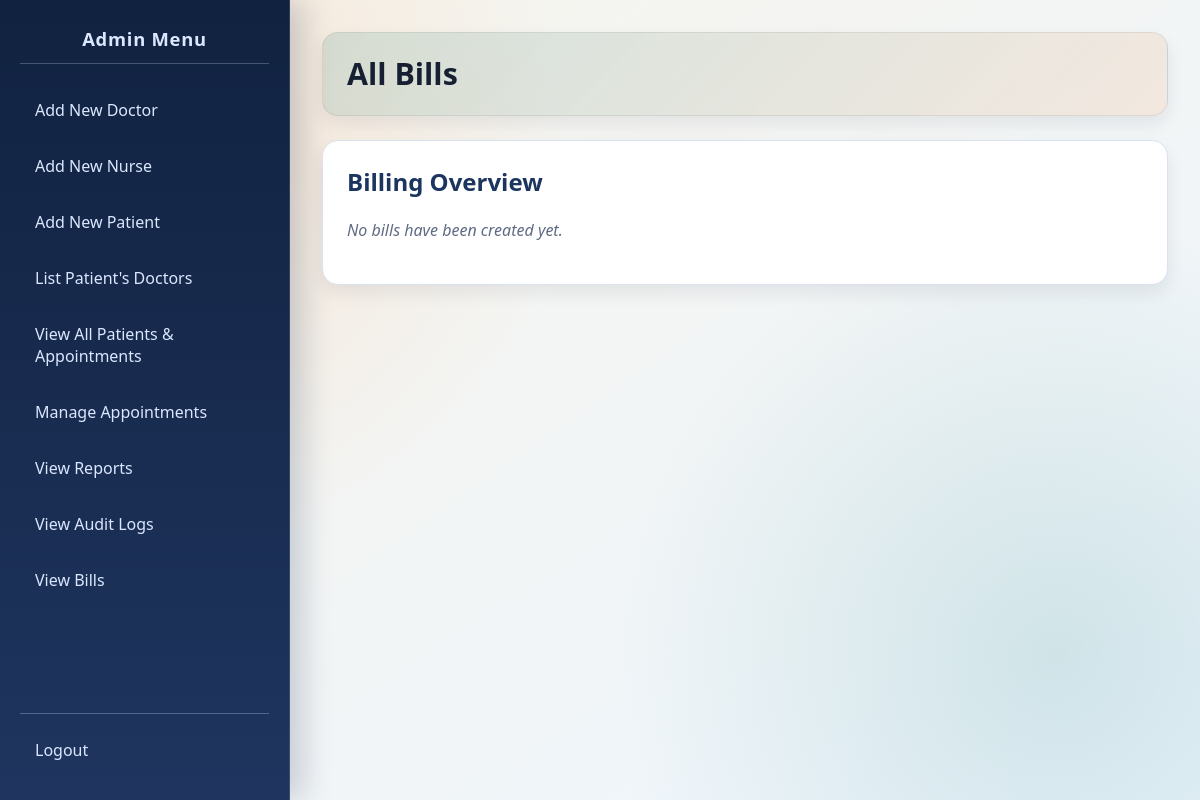
The app's page /admin/view_bills.php (signed in), older data.
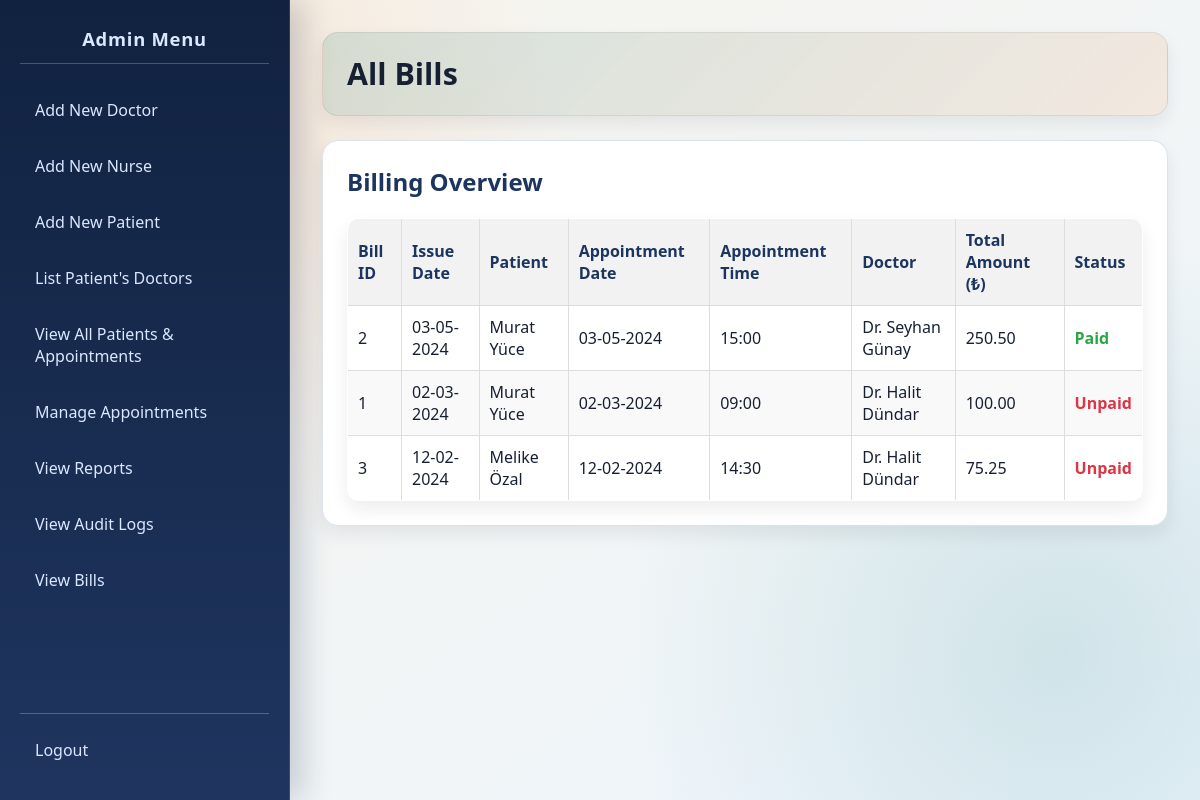
The same page, newer data.
### tables this page shows
CREATE TABLE `Bill` (
  `Bill_ID` int(11) NOT NULL,
  `Patient_ID` bigint(20) NOT NULL,
  `Appointment_ID` int(11) NOT NULL,
  `Total_Amount` decimal(10,2) NOT NULL,
  `Issue_Date` date NOT NULL,
  `Status` enum('Paid','Unpaid') NOT NULL DEFAULT 'Unpaid'
);

CREATE TABLE `Patient` (
  `Patient_ID` bigint(20) NOT NULL,
  `Patient_First_Name` varchar(100) NOT NULL,
  `Patient_Last_Name` varchar(100) NOT NULL,
  `Patient_Gender` varchar(10) DEFAULT NULL,
  `Patient_DOB` date DEFAULT NULL,
  `Patient_Blood_Type` varchar(5) DEFAULT NULL,
  `Patient_Phone` varchar(20) DEFAULT NULL,
  `Patient_Address` text DEFAULT NULL,
  `Patient_Password` varchar(255) NOT NULL
);

CREATE TABLE `Appointment` (
  `Appointment_ID` int(11) NOT NULL,
  `Patient_ID` bigint(20) NOT NULL,
  `Doctor_ID` int(11) NOT NULL,
  `Nurse_ID` int(11) DEFAULT NULL,
  `Appointment_Date` date NOT NULL,
  `Appointment_Time` time NOT NULL,
  `Follow_Up_Appointment_ID` int(11) DEFAULT NULL,
  `Status` varchar(50) DEFAULT 'Scheduled'
);

CREATE TABLE `Doctor` (
  `Doctor_ID` int(11) NOT NULL,
  `Doctor_First_Name` varchar(100) NOT NULL,
  `Doctor_Last_Name` varchar(100) NOT NULL,
  `Doctor_Gender` varchar(10) DEFAULT NULL,
  `Doctor_Email` varchar(255) NOT NULL,
  `Doctor_Phone` varchar(20) DEFAULT NULL,
  `Clinic_ID` int(11) DEFAULT NULL,
  `Doctor_Password` varchar(255) NOT NULL,
  `Admin_ID` int(11) DEFAULT NULL
);

### admin/view_bills.php (the view, shortened to what this page needs)
<?php
require_once '../includes/db_connect.php';
$bills = [];
$fetch_error = null;
$sql = "SELECT
            b.`Bill_ID`,
            b.`Total_Amount`,
            b.`Issue_Date`,
            b.`Status` AS `Bill_Status`,
            p.`Patient_First_Name`,
            p.`Patient_Last_Name`,
            a.`Appointment_Date`,
            a.`Appointment_Time`,
            d.`Doctor_First_Name`,
            d.`Doctor_Last_Name`
        FROM `Bill` b
        JOIN `Appointment` a ON b.`Appointment_ID` = a.`Appointment_ID`
        JOIN `Patient` p ON b.`Patient_ID` = p.`Patient_ID`
        JOIN `Doctor` d ON a.`Doctor_ID` = d.`Doctor_ID`
        ORDER BY b.`Issue_Date` DESC, b.`Bill_ID` DESC";
$stmt = $conn->prepare($sql);
if ($stmt) {
    $stmt->execute();
    $result = $stmt->get_result();
    while ($row = $result->fetch_assoc()) {
        $bills[] = $row;
    }
} else {
    $fetch_error = "Error fetching bills: " . $conn->error;
}
?>
<!DOCTYPE html>
<html lang="en">
<head>
    <link rel="stylesheet" href="../css/style.css">
</head>
<body>
    <div class="sidebar">
        <h2>Admin Menu</h2>
        <ul>
            <li><a href="add_doctor.php">Add New Doctor</a></li>
            <li><a href="add_nurse.php">Add New Nurse</a></li>
            <li><a href="add_patient.php">Add New Patient</a></li>
            <li><a href="find_patient_doctors.php">List Patient's Doctors</a></li>
            <li><a href="view_all_patients_appointments.php">View All Patients & Appointments</a></li>
            <li><a href="manage_appointments.php">Manage Appointments</a></li>
            <li><a href="reports.php">View Reports</a></li>
            <li><a href="audit_logs.php">View Audit Logs</a></li>
            <li><a href="view_bills.php">View Bills</a></li>
        </ul>
        <div class="logout-link">
            <a href="../logout.php">Logout</a>
        </div>
    </div>
    <div class="main-content">
        <div class="header">
            <h1>All Bills</h1>
        </div>
        <div class="content-section">
            <h2>Billing Overview</h2>
            <?php if ($fetch_error): ?>
                <p style="color: red;"><?php echo htmlspecialchars($fetch_error); ?></p>
            <?php elseif (empty($bills)): ?>
                <p class="no-bills">No bills have been created yet.</p>
            <?php else: ?>
                <table class="bills-table">
                    <thead>
                        <tr>
                            <th>Bill ID</th>
                            <th>Issue Date</th>
                            <th>Patient</th>
                            <th>Appointment Date</th>
                            <th>Appointment Time</th>
                            <th>Doctor</th>
                            <th>Total Amount (₺)</th>
                            <th>Status</th>
                        </tr>
                    </thead>
                    <tbody>
                        <?php foreach ($bills as $bill): ?>
                            <?php
                                $status = $bill['Bill_Status'] ?? 'Unpaid';
                                $status_class = 'status-' . strtolower($status);
                            ?>
                            <tr>
                                <td><?php echo htmlspecialchars($bill['Bill_ID']); ?></td>
                                <td><?php echo htmlspecialchars(date("d-m-Y", strtotime($bill['Issue_Date']))); ?></td>
                                <td><?php echo htmlspecialchars($bill['Patient_First_Name'] . ' ' . $bill['Patient_Last_Name']); ?></td>
                                <td><?php echo htmlspecialchars(date("d-m-Y", strtotime($bill['Appointment_Date']))); ?></td>
                                <td><?php echo $bill['Appointment_Time'] ? htmlspecialchars(date("H:i", strtotime($bill['Appointment_Time']))) : 'N/A'; ?></td>
                                <td>Dr. <?php echo htmlspecialchars($bill['Doctor_First_Name'] . ' ' . $bill['Doctor_Last_Name']); ?></td>
                                <td><?php echo htmlspecialchars(number_format((float)$bill['Total_Amount'], 2)); ?></td>
                                <td><span class="<?php echo $status_class; ?>"><?php echo htmlspecialchars($status); ?></span></td>
                            </tr>
                        <?php endforeach; ?>
                    </tbody>
                </table>
            <?php endif; ?>
        </div>
    </div>
</body>
</html>

### css/style.css (style rules this page uses)
:root { --bg-start: #f7f4eb; --bg-end: #eef6ff; --panel: #ffffff; --ink: #172033; --muted: #5f6b83; --line: #dbe2ef; --accent: #0f766e; --accent-2: #f97316; --nav-start: #112240; --nav-end: #1f355f; --radius: 16px; --shadow-lg: 0 20px 40px rgba(17, 34, 64, 0.15); --shadow-sm: 0 8px 18px rgba(20, 30, 48, 0.08); }
* { box-sizing: border-box; }
body { font-family: "Trebuchet MS", "Segoe UI", sans-serif; margin: 0; min-height: 100vh; color: var(--ink); background: radial-gradient(circle at 12% 18%, rgba(249, 115, 22, 0.12), transparent 34%), radial-gradient(circle at 88% 82%, rgba(15, 118, 110, 0.14), transparent 36%), linear-gradient(145deg, var(--bg-start), var(--bg-end)); display: flex; }
.sidebar { width: 290px; color: #dbe7ff; padding: 26px 20px; display: flex; flex-direction: column; background: linear-gradient(180deg, var(--nav-start), var(--nav-end)); border-right: 1px solid rgba(255, 255, 255, 0.12); box-shadow: 12px 0 30px rgba(17, 34, 64, 0.2); }
.sidebar h2 { margin: 0 0 22px; text-align: center; font-size: 1.15rem; letter-spacing: 0.04em; padding-bottom: 12px; border-bottom: 1px solid rgba(219, 231, 255, 0.25); }
.sidebar ul { list-style: none; margin: 0; padding: 0; flex-grow: 1; }
.sidebar li { margin-bottom: 8px; }
.sidebar a { text-decoration: none; color: #dbe7ff; display: block; padding: 12px 14px; border-radius: 10px; border: 1px solid transparent; transition: transform 0.2s ease, background-color 0.2s ease, border-color 0.2s ease; }
.sidebar .logout-link { margin-top: auto; padding-top: 12px; border-top: 1px solid rgba(219, 231, 255, 0.28); }
.main-content { flex: 1; padding: 32px; overflow-y: auto; }
.main-content .header { padding: 22px 24px; margin-bottom: 24px; border-radius: var(--radius); background: linear-gradient(135deg, rgba(15, 118, 110, 0.14), rgba(249, 115, 22, 0.1)); border: 1px solid rgba(23, 32, 51, 0.08); box-shadow: var(--shadow-sm); }
.main-content .header h1 { margin: 0; font-size: 1.9rem; line-height: 1.25; }
.content-section { background: var(--panel); padding: 24px; border-radius: var(--radius); border: 1px solid var(--line); box-shadow: var(--shadow-sm); margin-bottom: 22px; }
.content-section h2 { margin-top: 0; color: #1c355f; }
a { color: var(--accent); }
table { width: 100%; border-collapse: collapse; background: #fff; border: 1px solid var(--line); border-radius: 12px; overflow: hidden; box-shadow: var(--shadow-sm); }
th, td { padding: 12px; border-bottom: 1px solid #edf1f7; text-align: left; vertical-align: top; }
th { background: #f3f7fd; color: #1c355f; font-weight: 700; }
.content-section p { color: var(--muted); line-height: 1.6; }

### admin/view_bills.php (style rules this page uses)
.bills-table { width: 100%; border-collapse: collapse; margin-top: 20px; }
.bills-table th, .bills-table td { border: 1px solid #ddd; padding: 10px; text-align: left; vertical-align: middle; }
.bills-table th { background-color: #f2f2f2; font-weight: bold; }
.bills-table tr:nth-child(even) { background-color: #f9f9f9; }
.status-paid { color: #28a745; font-weight: bold; }
.status-unpaid { color: #dc3545; font-weight: bold; }
.no-bills { color: #6c757d; font-style: italic; }

Row changes from the older to the newer data that the page shows:
added bill: Bill_ID "2", Issue_Date "03-05-2024", Patient_ID.Patient_Last_Name "Murat Yüce", Appointment_ID.Appointment_Date "03-05-2024", Appointment_ID.Appointment_Time "15:00", doctor.Doctor_First_Name+Doctor_Last_Name "Seyhan Günay", Total_Amount "250.50", Status "Paid"
added bill: Bill_ID "1", Issue_Date "02-03-2024", Patient_ID.Patient_Last_Name "Murat Yüce", Appointment_ID.Appointment_Date "02-03-2024", Appointment_ID.Appointment_Time "09:00", doctor.Doctor_First_Name+Doctor_Last_Name "Halit Dündar", Total_Amount "100.00", Status "Unpaid"
added bill: Bill_ID "3", Issue_Date "12-02-2024", Patient_ID.Patient_Last_Name "Melike Özal", Appointment_ID.Appointment_Date "12-02-2024", Appointment_ID.Appointment_Time "14:30", doctor.Doctor_First_Name+Doctor_Last_Name "Halit Dündar", Total_Amount "75.25", Status "Unpaid"
Text that changed along with them:
text no longer shown: "No bills have been created yet."
text now shown: "Bill ID Issue Date Patient Appointment Date Appointment Time Doctor Total Amount (₺) Status"
